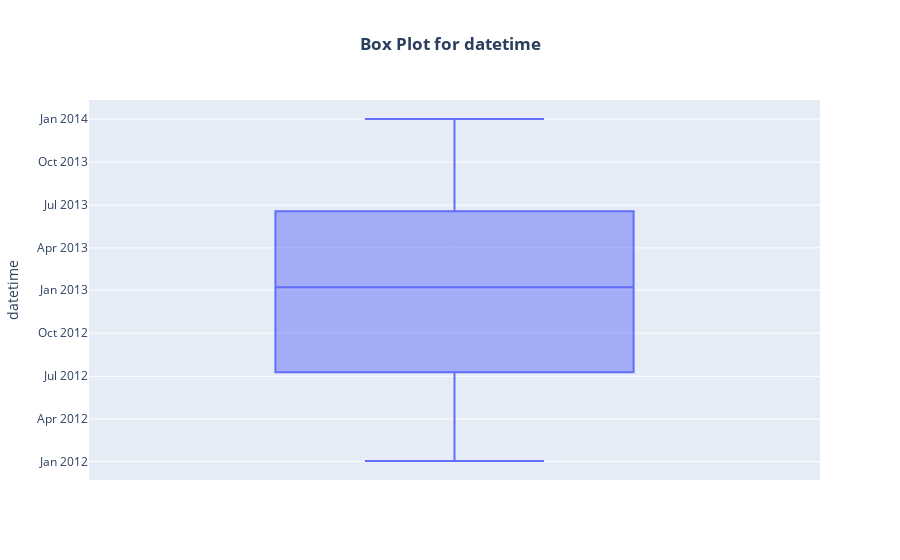
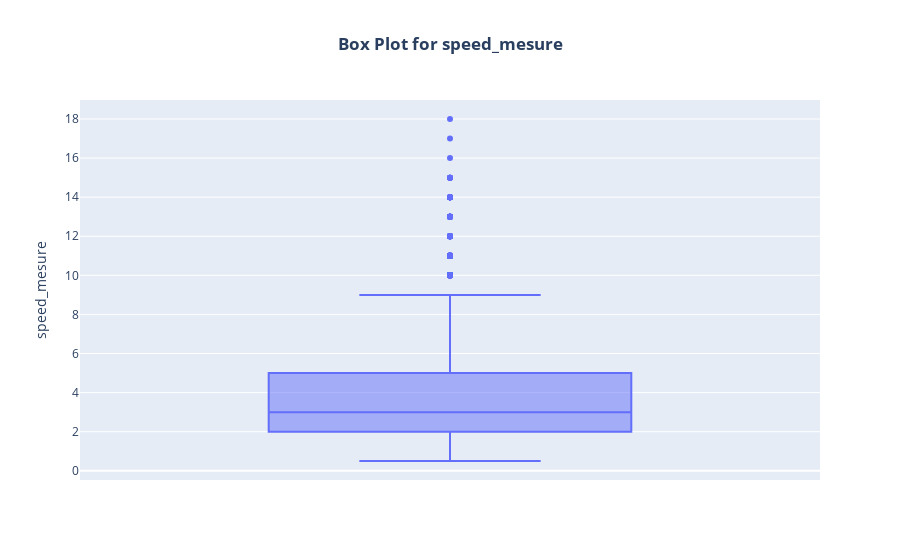
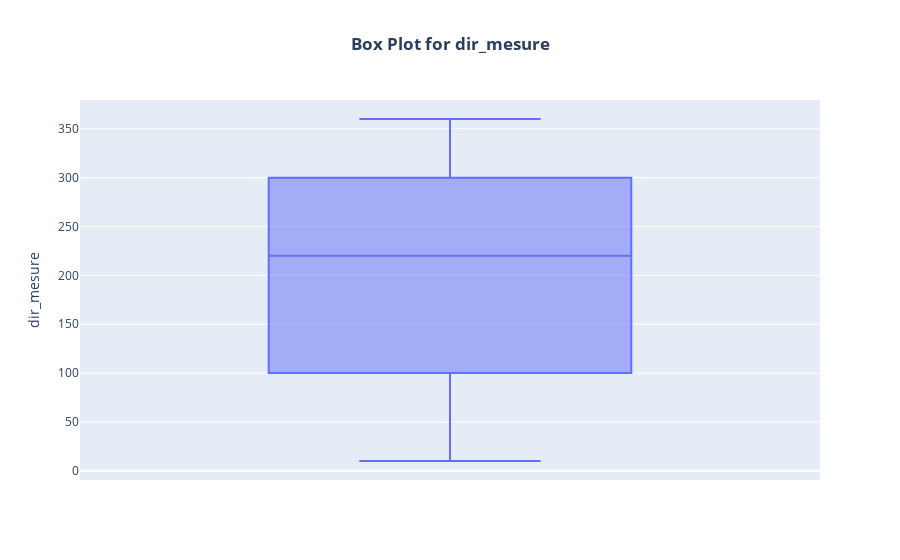
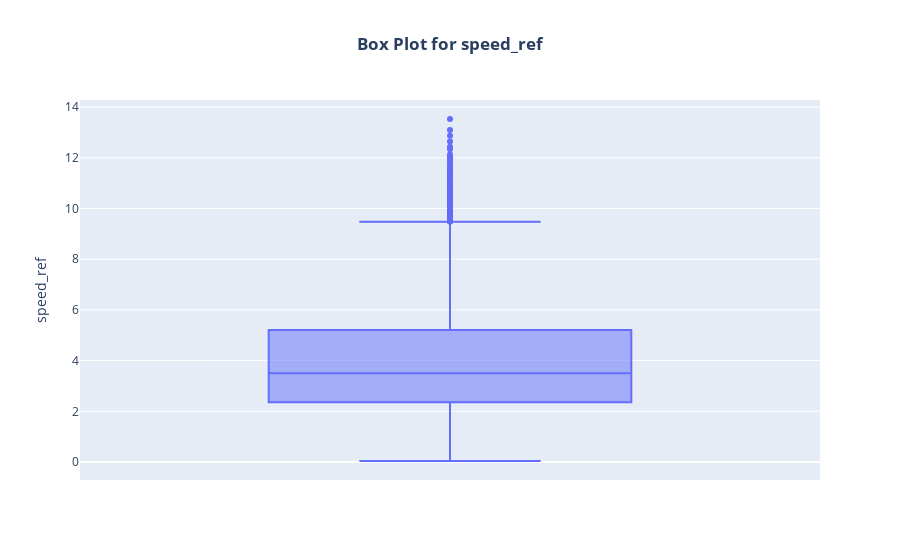

The cell these charts' notebook holds for them, in order:
### Code cell
for column in merged.columns:
    fig = px.box(merged, y=column, title=f'Box Plot for {column}')
    
    # Update layout to center the title and make it bold
    fig.update_layout(
        title=dict(text=f'<b>Box Plot for {column}</b>', x=0.5),
        boxmode='group'  
    )
    
    fig.show()

### Figure 1 — Plotly figure (JSON) as saved in the notebook; plotly's stock layout.template omitted (floating-point values rounded to 4 significant figures; data arrays with more than 128 entries replaced by an {"elided": "..."} marker saying what was removed)
{"data": [{"alignmentgroup": "True", "hovertemplate": "datetime=%{y}<extra></extra>", "legendgroup": "", "marker": {"color": "#636efa"}, "name": "", "notched": false, "offsetgroup": "", "orientation": "v", "showlegend": false, "type": "box", "x0": " ", "xaxis": "x", "y": {"elided": "11153 str values"}, "y0": " ", "yaxis": "y"}], "layout": {"boxmode": "group", "legend": {"tracegroupgap": 0}, "title": {"text": "<b>Box Plot for datetime</b>", "x": 0.5}, "xaxis": {"anchor": "y", "domain": [0, 1]}, "yaxis": {"anchor": "x", "domain": [0, 1], "title": {"text": "datetime"}}}}

### Figure 2 — Plotly figure (JSON) as saved in the notebook; plotly's stock layout.template omitted (floating-point values rounded to 4 significant figures; data arrays with more than 128 entries replaced by an {"elided": "..."} marker saying what was removed)
{"data": [{"alignmentgroup": "True", "hovertemplate": "speed_mesure=%{y}<extra></extra>", "legendgroup": "", "marker": {"color": "#636efa"}, "name": "", "notched": false, "offsetgroup": "", "orientation": "v", "showlegend": false, "type": "box", "x0": " ", "xaxis": "x", "y": {"elided": "11153 float values"}, "y0": " ", "yaxis": "y"}], "layout": {"boxmode": "group", "legend": {"tracegroupgap": 0}, "title": {"text": "<b>Box Plot for speed_mesure</b>", "x": 0.5}, "xaxis": {"anchor": "y", "domain": [0, 1]}, "yaxis": {"anchor": "x", "domain": [0, 1], "title": {"text": "speed_mesure"}}}}

### Figure 3 — Plotly figure (JSON) as saved in the notebook; plotly's stock layout.template omitted (floating-point values rounded to 4 significant figures; data arrays with more than 128 entries replaced by an {"elided": "..."} marker saying what was removed)
{"data": [{"alignmentgroup": "True", "hovertemplate": "dir_mesure=%{y}<extra></extra>", "legendgroup": "", "marker": {"color": "#636efa"}, "name": "", "notched": false, "offsetgroup": "", "orientation": "v", "showlegend": false, "type": "box", "x0": " ", "xaxis": "x", "y": {"elided": "11153 int values"}, "y0": " ", "yaxis": "y"}], "layout": {"boxmode": "group", "legend": {"tracegroupgap": 0}, "title": {"text": "<b>Box Plot for dir_mesure</b>", "x": 0.5}, "xaxis": {"anchor": "y", "domain": [0, 1]}, "yaxis": {"anchor": "x", "domain": [0, 1], "title": {"text": "dir_mesure"}}}}

### Figure 4 — Plotly figure (JSON) as saved in the notebook; plotly's stock layout.template omitted (floating-point values rounded to 4 significant figures; data arrays with more than 128 entries replaced by an {"elided": "..."} marker saying what was removed)
{"data": [{"alignmentgroup": "True", "hovertemplate": "speed_ref=%{y}<extra></extra>", "legendgroup": "", "marker": {"color": "#636efa"}, "name": "", "notched": false, "offsetgroup": "", "orientation": "v", "showlegend": false, "type": "box", "x0": " ", "xaxis": "x", "y": {"elided": "11153 float values"}, "y0": " ", "yaxis": "y"}], "layout": {"boxmode": "group", "legend": {"tracegroupgap": 0}, "title": {"text": "<b>Box Plot for speed_ref</b>", "x": 0.5}, "xaxis": {"anchor": "y", "domain": [0, 1]}, "yaxis": {"anchor": "x", "domain": [0, 1], "title": {"text": "speed_ref"}}}}
